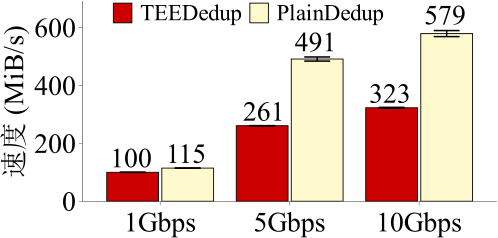

Reproduce this figure in R.
if(require("scales")){
  print("scales is loaded correctly")
} else {
  print("trying to install scales")
  install.packages("scales")
  if(require(scales)){
    print("scales installed and loaded")
  } else {
    stop("could not install scales")
  }
}

if(require("ggplot2")){
  print("ggplot2 is loaded correctly")
} else {
  print("trying to install ggplot2")
  install.packages("ggplot2")
  if(require(ggplot2)){
    print("ggplot2 installed and loaded")
  } else {
    stop("could not install ggplot2")
  }
}

if(require("RColorBrewer")){
  print("RColorBrewer is loaded correctly")
} else {
  print("trying to install RColorBrewer")
  install.packages("RColorBrewer")
  if(require(RColorBrewer)){
    print("RColorBrewer installed and loaded")
  } else {
    stop("could not install RColorBrewer")
  }
}
library(grid)
library(ggplot2)
library(extrafont)
require(scales)
font_import()
loadfonts()
mywidth=5
myheight=2.5
# my_color=c("red3","coral3","dodgerblue3","cadetblue4","Gold3","green3")
my_color=c("red3","lemonchiffon1")
if(T){
    x1 <- read.table("./download_network_speed_bar_data.txt",header=TRUE)
    cairo_pdf(file="./download_network_speed_bar.pdf",  width=mywidth, height=myheight)
    # cairo_pdf(file="./download_network_speed_bar.pdf",  width=mywidth, height=myheight)
    x1$type <- factor(x1$type, levels=c("TEE","NoProtect"), labels=c("TEEDedup","PlainDedup"))
    x1$Netspeed <- factor(x1$Netspeed, levels=c("1","5", "10"), labels=c("1Gbps","5Gbps","10Gbps"))
    ggplot(data=x1, aes(x=Netspeed, y=throughput, fill=type)) +
    geom_bar(stat="identity", position=position_dodge(0.85), colour="black", width=0.8, size=0.3) +
    geom_errorbar(aes(x=Netspeed,ymin=throughput-fraction, ymax=throughput+fraction), width=0.4, colour="black", position=position_dodge(0.85)) + 
    # geom_text(aes(label = round(throughput,0)), position = position_dodge(0.8), hjust=0.5, vjust=-0.1,size=7,angle=0, color="black",family="Times New Roman") +
    scale_color_manual(values=c(my_color)) + 
    coord_cartesian(ylim=c(31, 660)) +
    scale_y_continuous(breaks=seq(0, 600, 200), labels=format(seq(0, 600, 200), scientific=FALSE)) +
    # scale_x_discrete(breaks=type_name, labels=x_name) +
    scale_fill_manual(values=my_color) +
    guides(fill=guide_legend(nrow=1)) + 
    ylab("速度 (MiB/s)") +
    xlab("") +
    theme_bw() +
    theme(
      panel.grid.major=element_blank(), panel.grid.minor=element_blank(),
	    panel.background=element_blank(), 
	    panel.border = element_blank(),
		  # panel.border=element_rect(size=0.5),
		  axis.line=element_line(colour="black", size=0.15),
		  axis.ticks=element_line(size=0.15),
	    axis.text.x=element_text(margin=margin(5,0,0,0), angle=0, hjust=0.5, colour="black", size=20,family="Times New Roman"),
	    axis.title.y=element_text(size=20, hjust=0.5,family="Times New Roman"),
	    axis.text.y=element_text(margin=margin(0,2,0,0),colour="black",size=20,family="Times New Roman"),
	    axis.title.x=element_text(size=rel(0)),
	    legend.key.size=unit(0.5, "cm"),
      legend.title=element_blank(),
	    legend.position=c(0.4,0.96),
      legend.margin = margin(t = 0, unit='cm'),
      legend.direction="vertical",
		  legend.box = "vertical",
      legend.text=element_text(size=16.5,family="Times New Roman"),
      plot.margin=unit(c(0.1,0.1,0.1,0.1), "cm")
    # )
	  ) + 
    annotate("text", x = 0.775, y = 100+40+10, label = "100", size=7, angle=0, color="black",family="Times New Roman") +
    annotate("text", x = 1.2, y = 115+40+10, label = "115", size=7, angle=0, color="black",family="Times New Roman") +
    annotate("text", x = 1.8, y = 261+40+10, label = "261", size=7, angle=0, color="black",family="Times New Roman") +
    annotate("text", x = 2.2, y = 491+50+10, label = "491", size=7, angle=0, color="black",family="Times New Roman") +
    annotate("text", x = 2.775, y = 323+40+10, label = "323", size=7, angle=0, color="black",family="Times New Roman") +
    annotate("text", x = 3.2, y = 579+55+10, label = "579", size=7, angle=0, color="black",family="Times New Roman")
}
